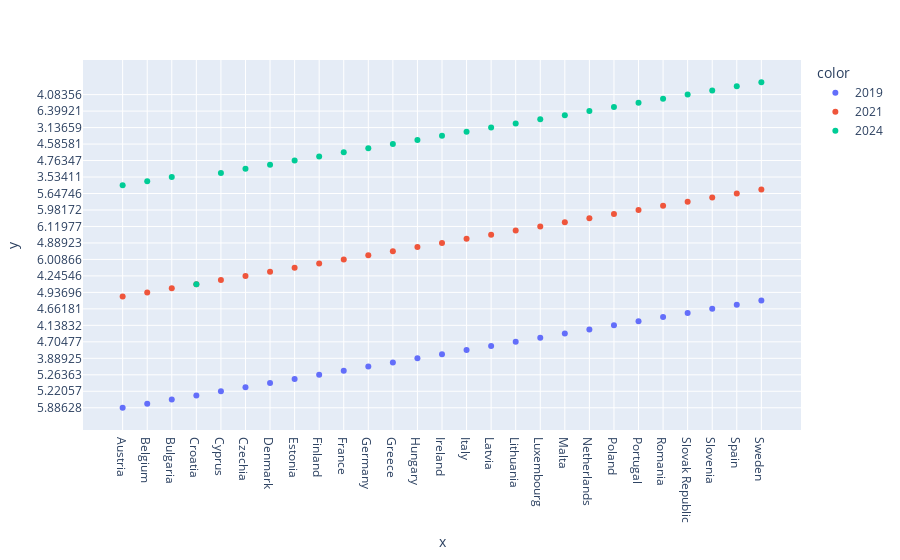

Write notebook code for a chart like this one.
### Code cell
import plotly.express as px
df = px.data.iris()
fig = px.scatter(df, x=Countries, y=Value, color= Years)
fig.show()

### Figure 1 — Plotly figure (JSON) as saved in the notebook; plotly's stock layout.template omitted (floating-point values rounded to 4 significant figures)
{"data": [{"hovertemplate": "color=2019<br>x=%{x}<br>y=%{y}<extra></extra>", "legendgroup": "2019", "marker": {"color": "#636efa", "symbol": "circle"}, "mode": "markers", "name": "2019", "orientation": "v", "showlegend": true, "type": "scatter", "x": ["Austria", "Belgium", "Bulgaria", "Croatia", "Cyprus", "Czechia", "Denmark", "Estonia", "Finland", "France", "Germany", "Greece", "Hungary", "Ireland", "Italy", "Latvia", "Lithuania", "Luxembourg", "Malta", "Netherlands", "Poland", "Portugal", "Romania", "Slovak Republic", "Slovenia", "Spain", "Sweden"], "xaxis": "x", "y": ["5.88628", "4.38674", "3.51939", "5.49288", "5.22057", "3.94541", "5.54639", "4.68131", "5.26363", "5.95999", "5.45541", "4.73268", "3.88925", "4.47557", "4.3856", "3.45011", "4.70477", "5.33887", "3.24031", "6.1782", "4.13832", "6.05215", "2.96465", "3.96468", "4.66181", "5.62898", "5.56854"], "yaxis": "y"}, {"hovertemplate": "color=2021<br>x=%{x}<br>y=%{y}<extra></extra>", "legendgroup": "2021", "marker": {"color": "#EF553B", "symbol": "circle"}, "mode": "markers", "name": "2021", "orientation": "v", "showlegend": true, "type": "scatter", "x": ["Austria", "Belgium", "Bulgaria", "Croatia", "Cyprus", "Czechia", "Denmark", "Estonia", "Finland", "France", "Germany", "Greece", "Hungary", "Ireland", "Italy", "Latvia", "Lithuania", "Luxembourg", "Malta", "Netherlands", "Poland", "Portugal", "Romania", "Slovak Republic", "Slovenia", "Spain", "Sweden"], "xaxis": "x", "y": ["6.13975", "4.93696", "3.64354", "5.33309", "4.9386", "4.24546", "5.83235", "4.95201", "5.32549", "6.00866", "5.16612", "4.62065", "4.42459", "4.88923", "4.44109", "3.94356", "5.07464", "6.11977", "3.93787", "6.53361", "4.53463", "5.98172", "3.08694", "4.03387", "4.89494", "5.64746", "5.35051"], "yaxis": "y"}, {"hovertemplate": "color=2024<br>x=%{x}<br>y=%{y}<extra></extra>", "legendgroup": "2024", "marker": {"color": "#00cc96", "symbol": "circle"}, "mode": "markers", "name": "2024", "orientation": "v", "showlegend": true, "type": "scatter", "x": ["Austria", "Belgium", "Bulgaria", "Croatia", "Cyprus", "Czechia", "Denmark", "Estonia", "Finland", "France", "Germany", "Greece", "Hungary", "Ireland", "Italy", "Latvia", "Lithuania", "Luxembourg", "Malta", "Netherlands", "Poland", "Portugal", "Romania", "Slovak Republic", "Slovenia", "Spain", "Sweden"], "xaxis": "x", "y": ["5.84978", "4.32271", "3.53411", "5.33309", "4.61218", "4.36386", "5.75827", "4.76347", "5.07844", "5.85466", "5.25824", "4.58581", "4.52257", "4.85907", "4.4091", "3.13659", "4.64433", "5.92252", "3.5723", "6.39921", "4.63379", "6.00207", "3.49493", "4.08356", "4.63518", "5.53602", "5.46551"], "yaxis": "y"}], "layout": {"legend": {"title": {"text": "color"}, "tracegroupgap": 0}, "margin": {"t": 60}, "xaxis": {"anchor": "y", "domain": [0, 1], "title": {"text": "x"}}, "yaxis": {"anchor": "x", "domain": [0, 1], "title": {"text": "y"}}}}
